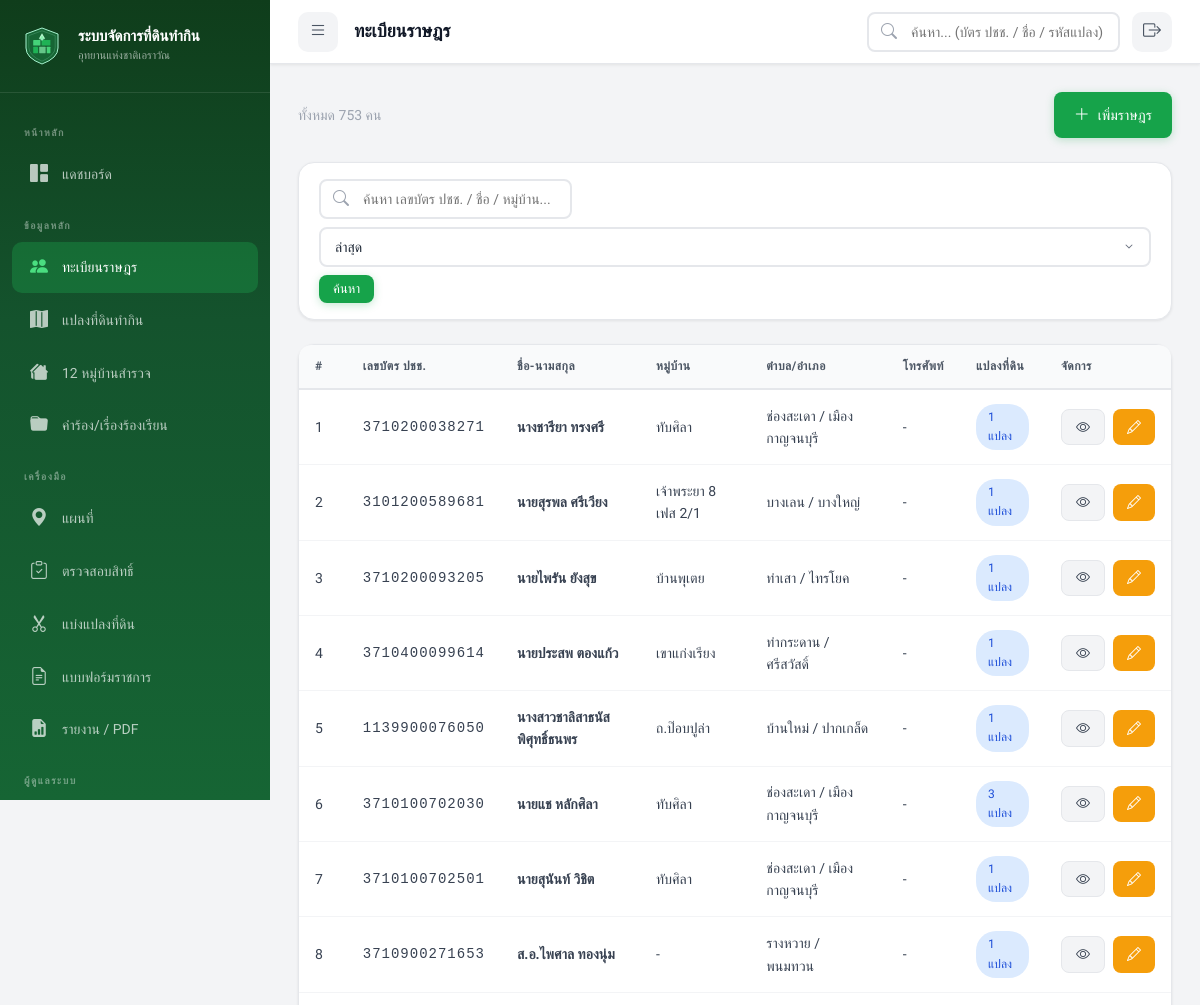
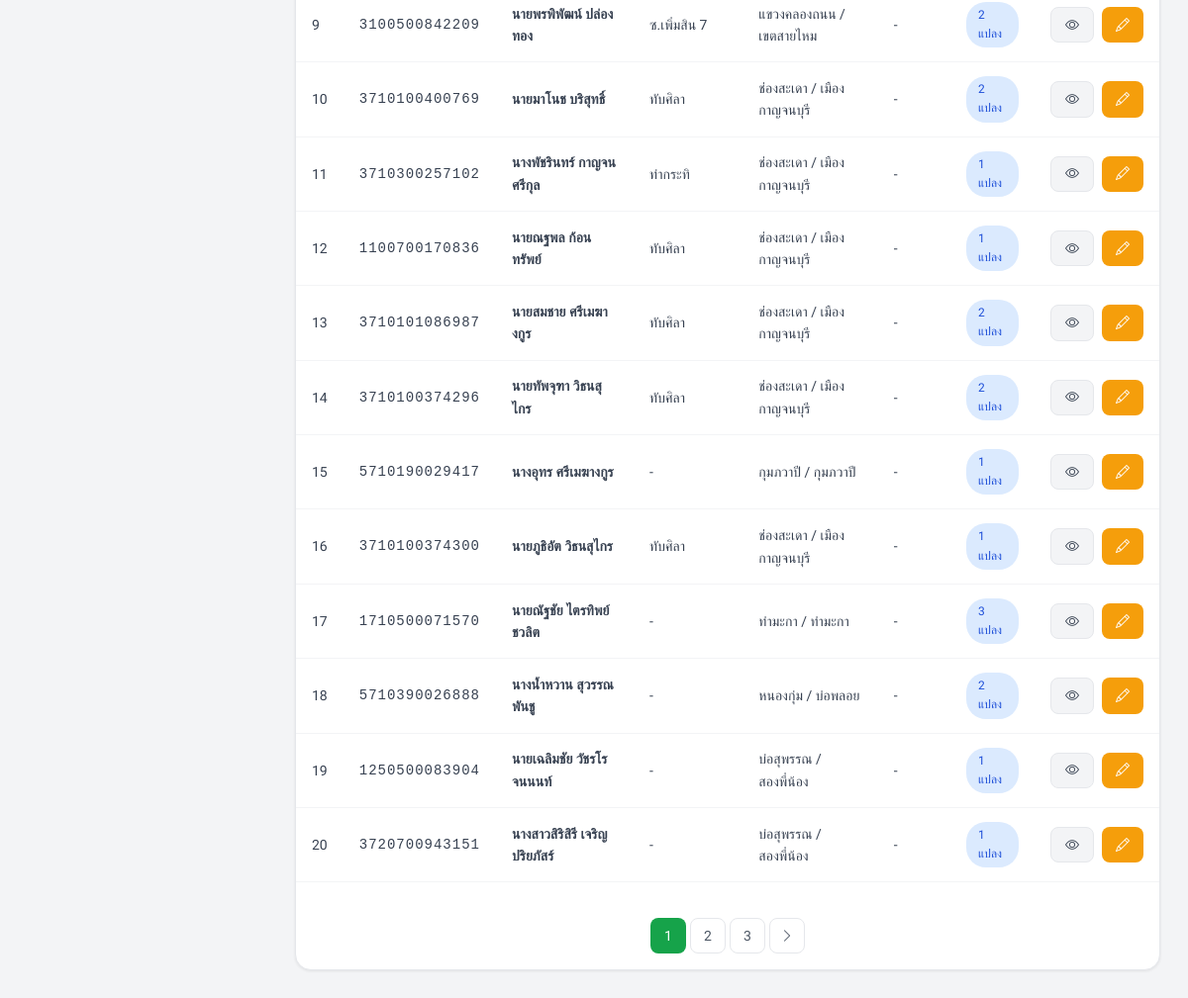
The page /index.php?page=villagers (signed in) on the database its author committed (2 pictures, top to bottom).
### tables this page shows
CREATE TABLE `villagers` (
  `villager_id` int(11) NOT NULL AUTO_INCREMENT,
  `id_card_number` varchar(13) NOT NULL,
  `prefix` varchar(20) DEFAULT NULL,
  `first_name` varchar(100) NOT NULL,
  `last_name` varchar(100) NOT NULL,
  `birth_date` date DEFAULT NULL,
  `phone` varchar(15) DEFAULT NULL,
  `address` text DEFAULT NULL,
  `village_no` varchar(10) DEFAULT NULL,
  `village_name` varchar(100) DEFAULT NULL,
  `sub_district` varchar(100) DEFAULT NULL,
  `district` varchar(100) DEFAULT NULL,
  `province` varchar(100) DEFAULT NULL,
  `photo_path` varchar(500) DEFAULT NULL,
  `notes` text DEFAULT NULL,
  `qualification_status` enum('pending','passed','failed') DEFAULT 'pending',
  `qual_thai_nationality` tinyint(1) DEFAULT 1,
  `qual_continuous_residence` tinyint(1) DEFAULT 1,
  `qual_no_other_land` tinyint(1) DEFAULT 1,
  `qual_no_court_order` tinyint(1) DEFAULT 1,
  `qual_no_forest_crime` tinyint(1) DEFAULT 1,
  `qual_no_revoked_rights` tinyint(1) DEFAULT 1,
  `qualification_date` date DEFAULT NULL,
  `qualification_notes` text DEFAULT NULL,
  `created_by` int(11) DEFAULT NULL,
  `created_at` datetime DEFAULT current_timestamp(),
  `updated_at` datetime DEFAULT current_timestamp() ON UPDATE current_timestamp(),
  `verification_status` enum('pending','verified') DEFAULT 'pending',
  `verified_at` datetime DEFAULT NULL,
  `verified_by` int(11) DEFAULT NULL,
  PRIMARY KEY (`villager_id`),
  UNIQUE KEY `id_card_number` (`id_card_number`),
  KEY `created_by` (`created_by`),
  KEY `idx_id_card` (`id_card_number`),
  KEY `idx_name` (`first_name`,`last_name`),
  KEY `idx_village` (`village_name`),
  CONSTRAINT `villagers_ibfk_1` FOREIGN KEY (`created_by`) REFERENCES `users` (`user_id`) ON DELETE SET NULL
);

### models/Villager.php (called while the page is built, shortened)
<?php
class Villager
{
    public static function getAll(string $search = '', string $sortBy = 'recent', int $limit = 20, int $offset = 0): array
    {
        $db = getDB();
        $where = '';
        $params = [];
        $orderBy = match ($sortBy) {
            'name_asc' => 'v.first_name ASC, v.last_name ASC',
            'plots_desc' => '(SELECT COUNT(*) FROM land_plots lp WHERE lp.villager_id = v.villager_id) DESC',
            'area_desc' => '(SELECT COALESCE(SUM(area_rai + area_ngan/4 + area_sqwa/400), 0) FROM land_plots lp WHERE lp.villager_id = v.villager_id) DESC',
            default => 'v.created_at DESC'
        };
        $stmt = $db->prepare("SELECT v.*,
                              (SELECT COUNT(*) FROM land_plots lp WHERE lp.villager_id = v.villager_id) as plot_count,
                              (SELECT COALESCE(SUM(area_rai + area_ngan/4 + area_sqwa/400), 0) FROM land_plots lp WHERE lp.villager_id = v.villager_id) as total_area_rai
                              FROM villagers v $where ORDER BY $orderBy LIMIT $limit OFFSET $offset");
        $stmt->execute($params);
        return $stmt->fetchAll();
    }
}

### views/villagers/list.php (the view, shortened to what this page needs)
<?php
require_once __DIR__ . '/../../models/Villager.php';
$search = trim($_GET['search'] ?? '');
$page_num = max(1, (int) ($_GET['p'] ?? 1));
$offset = ($page_num - 1) * ITEMS_PER_PAGE;
$where = '';
$params = [];
$countStmt = $db->prepare("SELECT COUNT(*) FROM villagers v $where");
$countStmt->execute($params);
$totalItems = $countStmt->fetchColumn();
$totalPages = max(1, ceil($totalItems / ITEMS_PER_PAGE));
$sortBy = $_GET['sort'] ?? 'recent';
$villagers = Villager::getAll($search, $sortBy, ITEMS_PER_PAGE, $offset);
?>
<div class="d-flex justify-between align-center mb-3">
    <div>
        <p class="text-muted">ทั้งหมด
            <?= number_format($totalItems) ?> คน
        </p>
    </div>
    <div class="d-flex gap-1">
        <?php if ($_SESSION['role'] !== ROLE_VIEWER): ?>
            <a href="index.php?page=villagers&action=create" class="btn btn-primary">
                <i class="bi bi-plus-lg"></i> เพิ่มราษฎร
            </a>
        <?php endif; ?>
    </div>
</div>
<div class="card mb-3">
    <div class="card-body" style="padding: 16px 20px;">
        <form method="GET" class="d-flex gap-1 align-center flex-wrap wrap-mobile">
            <div class="search-bar">
                <i class="bi bi-search"></i>
                <input type="text" name="search" value="<?= htmlspecialchars($search) ?>"
                    placeholder="ค้นหา เลขบัตร ปชช. / ชื่อ / หมู่บ้าน...">
            </div>
            <select name="sort" class="form-control" onchange="this.form.submit()">
                <option value="recent" <?= $sortBy == 'recent' ? 'selected' : '' ?>>ล่าสุด</option>
            </select>
            <button type="submit" class="btn btn-primary btn-sm">ค้นหา</button>
        </form>
    </div>
</div>
<div class="card">
    <div class="card-body" style="padding:0;">
        <?php if (empty($villagers)): ?>
            <div class="empty-state">
                <i class="bi bi-people"></i>
                <h4>ไม่พบข้อมูลราษฎร</h4>
                <p>
                    <?= $search ? 'ลองค้นหาด้วยคำอื่น' : 'เริ่มต้นโดยเพิ่มข้อมูลราษฎรคนแรก' ?>
                </p>
            </div>
        <?php else: ?>
            <div class="table-container">
                <table>
                    <thead>
                        <tr>
                            <th>#</th>
                            <th>เลขบัตร ปชช.</th>
                            <th>ชื่อ-นามสกุล</th>
                            <th>หมู่บ้าน</th>
                            <th>ตำบล/อำเภอ</th>
                            <th>โทรศัพท์</th>
                            <th>แปลงที่ดิน</th>
                            <th>จัดการ</th>
                        </tr>
                    </thead>
                    <tbody>
                        <?php foreach ($villagers as $i => $v): ?>
                            <tr>
                                <td>
                                    <?= $offset + $i + 1 ?>
                                </td>
                                <td style="font-family:monospace; letter-spacing:1px;">
                                    <?= htmlspecialchars($v['id_card_number']) ?>
                                </td>
                                <td>
                                    <strong>
                                        <?= htmlspecialchars(($v['prefix'] ?? '') . $v['first_name'] . ' ' . $v['last_name']) ?>
                                    </strong>
                                </td>
                                <td>
                                    <?= htmlspecialchars($v['village_name'] ?? '-') ?>
                                </td>
                                <td>
                                    <?= htmlspecialchars(($v['sub_district'] ?? '') . ' / ' . ($v['district'] ?? '')) ?>
                                </td>
                                <td>
                                    <?= htmlspecialchars($v['phone'] ?? '-') ?>
                                </td>
                                <td>
                                    <span class="badge badge-info">
                                        <?= $v['plot_count'] ?> แปลง
                                    </span>
                                </td>
                                <td>
                                    <div class="d-flex gap-1">
                                        <a href="index.php?page=villagers&action=view&id=<?= $v['villager_id'] ?>"
                                            class="btn btn-secondary btn-sm" title="ดู">
                                            <i class="bi bi-eye"></i>
                                        </a>
                                        <?php if ($_SESSION['role'] !== ROLE_VIEWER): ?>
                                            <a href="index.php?page=villagers&action=edit&id=<?= $v['villager_id'] ?>"
                                                class="btn btn-warning btn-sm" title="แก้ไข">
                                                <i class="bi bi-pencil"></i>
                                            </a>
                                        <?php endif; ?>
                                    </div>
                                </td>
                            </tr>
                        <?php endforeach; ?>
                    </tbody>
                </table>
            </div>
            <?php if ($totalPages > 1): ?>
                <div class="card-footer">
                    <div class="pagination">
                        <?php for ($p = max(1, $page_num - 2); $p <= min($totalPages, $page_num + 2); $p++): ?>
                            <?php if ($p == $page_num): ?>
                                <span class="active">
                                    <?= $p ?>
                                </span>
                            <?php else: ?>
                                <a href="index.php?page=villagers&p=<?= $p ?>&search=<?= urlencode($search) ?>&sort=<?= urlencode($sortBy) ?>">
                                    <?= $p ?>
                                </a>
                            <?php endif; ?>
                        <?php endfor; ?>
                        <?php if ($page_num < $totalPages): ?>
                            <a href="index.php?page=villagers&p=<?= $page_num + 1 ?>&search=<?= urlencode($search) ?>&sort=<?= urlencode($sortBy) ?>">
                                <i class="bi bi-chevron-right"></i>
                            </a>
                        <?php endif; ?>
                    </div>
                </div>
            <?php endif; ?>
        <?php endif; ?>
    </div>
</div>

### rows shown on the page
villagers: i "1", id_card_number "3710200038271", prefix+first_name+last_name "นางชารียา ทรงศรี", village_name "ทับศิลา", sub_district+district "ช่องสะเดา / เมืองกาญจนบุรี", phone "-", plot_count "1"
villagers: i "2", id_card_number "3101200589681", prefix+first_name+last_name "นายสุรพล ศรีเวียง", village_name "เจ้าพระยา 8 เฟส 2/1", sub_district+district "บางเลน / บางใหญ่", phone "-", plot_count "1"
villagers: i "3", id_card_number "3710200093205", prefix+first_name+last_name "นายไพรัน ยังสุข", village_name "บ้านพุเตย", sub_district+district "ท่าเสา / ไทรโยค", phone "-", plot_count "1"
villagers: i "4", id_card_number "3710400099614", prefix+first_name+last_name "นายประสพ ตองแก้ว", village_name "เขาแก่งเรียง", sub_district+district "ท่ากระดาน / ศรีสวัสดิ์", phone "-", plot_count "1"
villagers: i "5", id_card_number "1139900076050", prefix+first_name+last_name "นางสาวชาลิสาธนัส พิศุทธิ์ธนพร", village_name "ถ.ป๊อบปูล่า", sub_district+district "บ้านใหม่ / ปากเกล็ด", phone "-", plot_count "1"
villagers: i "6", id_card_number "3710100702030", prefix+first_name+last_name "นายแช หลักศิลา", village_name "ทับศิลา", sub_district+district "ช่องสะเดา / เมืองกาญจนบุรี", phone "-", plot_count "3"
villagers: i "7", id_card_number "3710100702501", prefix+first_name+last_name "นายสุนันท์ วิชิต", village_name "ทับศิลา", sub_district+district "ช่องสะเดา / เมืองกาญจนบุรี", phone "-", plot_count "1"
villagers: i "8", id_card_number "3710900271653", prefix+first_name+last_name "ส.อ.ไพศาล ทองนุ่ม", village_name "-", sub_district+district "รางหวาย / พนมทวน", phone "-", plot_count "1"
villagers: i "9", id_card_number "3100500842209", prefix+first_name+last_name "นายพรพิพัฒน์ ปล่องทอง", village_name "ซ.เพิ่มสิน 7", sub_district+district "แขวงคลองถนน / เขตสายไหม", phone "-", plot_count "2"
villagers: i "10", id_card_number "3710100400769", prefix+first_name+last_name "นายมาโนช บริสุทธิ์", village_name "ทับศิลา", sub_district+district "ช่องสะเดา / เมืองกาญจนบุรี", phone "-", plot_count "2"
villagers: i "11", id_card_number "3710300257102", prefix+first_name+last_name "นางพัชรินทร์ กาญจนศรีกุล", village_name "ท่ากระทิ", sub_district+district "ช่องสะเดา / เมืองกาญจนบุรี", phone "-", plot_count "1"
villagers: i "12", id_card_number "1100700170836", prefix+first_name+last_name "นายณฐพล ก้อนทรัพย์", village_name "ทับศิลา", sub_district+district "ช่องสะเดา / เมืองกาญจนบุรี", phone "-", plot_count "1"
villagers: i "13", id_card_number "3710101086987", prefix+first_name+last_name "นายสมชาย ศรีเมฆางกูร", village_name "ทับศิลา", sub_district+district "ช่องสะเดา / เมืองกาญจนบุรี", phone "-", plot_count "2"
villagers: i "14", id_card_number "3710100374296", prefix+first_name+last_name "นายทัพจุฑา วิธนสุไกร", village_name "ทับศิลา", sub_district+district "ช่องสะเดา / เมืองกาญจนบุรี", phone "-", plot_count "2"
villagers: i "15", id_card_number "5710190029417", prefix+first_name+last_name "นางอุทร ศรีเมฆางกูร", village_name "-", sub_district+district "กุมภวาปี / กุมภวาปี", phone "-", plot_count "1"
villagers: i "16", id_card_number "3710100374300", prefix+first_name+last_name "นายภูธิอัต วิธนสุไกร", village_name "ทับศิลา", sub_district+district "ช่องสะเดา / เมืองกาญจนบุรี", phone "-", plot_count "1"
villagers: i "17", id_card_number "1710500071570", prefix+first_name+last_name "นายณัฐชัย ไตรทิพย์ชวลิต", village_name "-", sub_district+district "ท่ามะกา / ท่ามะกา", phone "-", plot_count "3"
villagers: i "18", id_card_number "5710390026888", prefix+first_name+last_name "นางน้ำหวาน สุวรรณพันชู", village_name "-", sub_district+district "หนองกุ่ม / บ่อพลอย", phone "-", plot_count "2"
villagers: i "19", id_card_number "1250500083904", prefix+first_name+last_name "นายเฉลิมชัย วัชรโรจนนนท์", village_name "-", sub_district+district "บ่อสุพรรณ / สองพี่น้อง", phone "-", plot_count "1"
villagers: i "20", id_card_number "3720700943151", prefix+first_name+last_name "นางสาวสิริสิรี เจริญปริยภัสร์", village_name "-", sub_district+district "บ่อสุพรรณ / สองพี่น้อง", phone "-", plot_count "1"

### other values the page prints
APP_NAME "ระบบจัดการที่ดินทำกิน"
APP_SUBTITLE "อุทยานแห่งชาติเอราวัณ"
$pageTitle "ทะเบียนราษฎร"
$totalItems "753"
